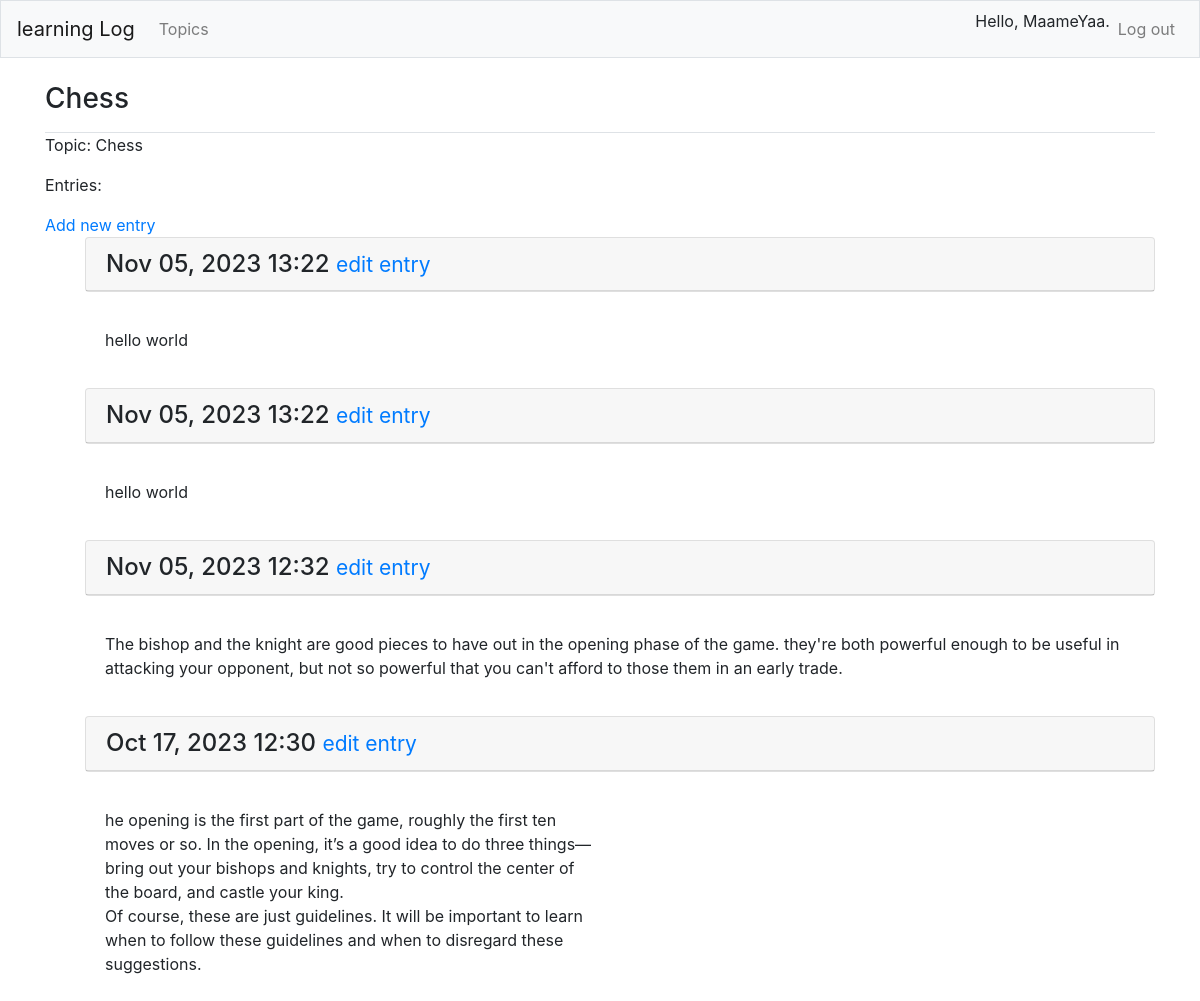
/topics/1/ (signed in), run on the app's committed database.
### learning_logs/models.py (models this page shows, shortened)
class Topic(models.Model):
    text = models.CharField(max_length=200)
    date_added = models.DateTimeField(auto_now_add=True)
    owner = models.ForeignKey(User, on_delete=models.CASCADE)
    def __str__(self):
        return self.text

class Entry(models.Model):
    topic = models.ForeignKey(Topic, on_delete=models.CASCADE)
    text = models.TextField()
    date_added = models.DateTimeField(auto_now_add=True)
    class Meta:
        verbose_name_plural = 'entries'

### learning_logs/views.py (the view)
# urls.py: path('topics/<int:topic_id>/', views.topic, name='topic'),
@login_required
def topic(request, topic_id):
    topic = Topic.objects.get(id=topic_id)
    if topic.owner != request.user:
        raise Http404
    entries = topic.entry_set.order_by('-date_added')
    context = {'topic':topic, 'entries': entries}
    return render(request, 'learning_logs/topic.html', context)

### learning_logs/templates/learning_logs/topic.html
{% extends 'learning_logs/base.html' %}
{% block page_header %}
    <h3>{{ topic }}</h3>
{% endblock page_header %}
{% block content %}
<p> Topic: {{ topic }} </p>
<p>Entries:</p>
<a href="{% url 'learning_logs:new_entry' topic.id %}">Add new entry</a>
<ul>
    {% for entry in entries %}
        <div class="card mb-3">
            <h4 class="card-header">
                {{ entry.date_added|date:'M d, Y H:i' }}
                <small><a href="{% url 'learning_logs:edit_entry' entry.id %}">edit entry</a></small>
            </h4>
        </div>
        <div class="card-body">
            {{entry.text|linebreaks }}
        </div>
    {% empty %}
        <p>there are no entries for this topic yet.</p>
    {% endfor %}
</ul>
{% endblock content %}

### learning_logs/templates/learning_logs/base.html (shortened to what this page needs)
{% load bootstrap4 %}
<!DOCTYPE html>
<html lang="en">
<head>
    {% bootstrap_css %}
</head>
<body>
    <nav class="navbar navbar-expand-md navbar-light bg-light mb-4 border">
        <a class="navbar-brand" href="{% url 'learning_logs:index' %}">learning Log</a>
        <div class="collapse navbar-collapse" id="navbarCollapse">
            <ul class="navbar-nav mr-auto">
                <li class="nav-item"><a href="{% url 'learning_logs:topics' %}" class="nav-link">Topics</a></li>
            </ul>
                <ul class="navbar-nav ml-auto">
                {% if user.is_authenticated %}
                    <li class="nav-item">
                        <span class="nav-text">Hello, {{ user.username}}. </span>
                    </li>
                    <li class="nav-item">
                        <a class="nav-link" href="{% url 'users:logout' %}">Log out</a>
                    </li>
                {% endif %}
            </ul>
        </div>
    </nav>
    <main role="main" class="container">
        <div class="pb-2 border-bottom">
            {% block page_header %}{% endblock page_header %}
        </div>
        <div>
            {% block content %}{% endblock content %}
        </div>
    </main>
</body>
</html>

### data on the page
Topic: text "Chess"
Entry: date_added "Nov 05, 2023 13:22", text "hello world"
Entry: date_added "Nov 05, 2023 13:22", text "hello world"
Entry: date_added "Nov 05, 2023 12:32", text "The bishop and the knight are good pieces to have out in the opening phase of the game. they're both powerful enough to be useful in attacking your opponent, but not so powerful that you can't afford to those them in an early trade."
Entry: date_added "Oct 17, 2023 12:30", text "he opening is the first part of the game, roughly the first ten moves or so. In the opening, it’s a good idea to do three things— bring out your bishops and knights, try to control the center of the board, and castle your king. Of course, these are just guidelines. It will be important to learn when to follow these guidelines and when to disregard these suggestions."

### other printed values
{{ user.username }} "MaameYaa"
